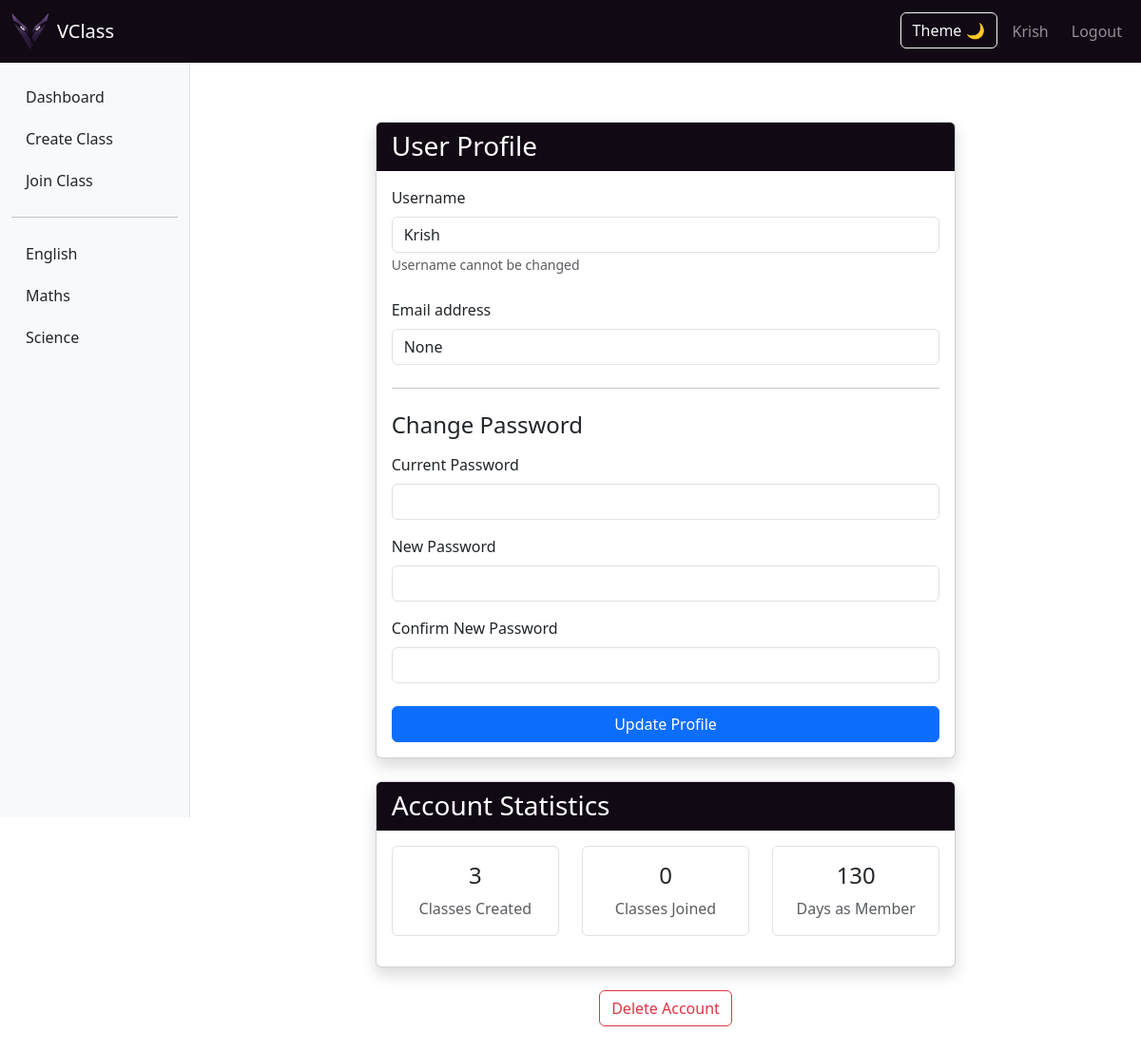
The app's page /profile (signed in) with its own data.
### app.py (models this page shows)
class User(db.Model):
    id = db.Column(db.Integer, primary_key=True)
    username = db.Column(db.String(80), unique=True, nullable=False)
    password = db.Column(db.String(200), nullable=False)
    mail=db.Column(db.String(100), unique=True, nullable=True)
    created_at = db.Column(db.DateTime, default=datetime.utcnow)

class Class(db.Model):
    id = db.Column(db.Integer, primary_key=True)
    title = db.Column(db.String(100), nullable=False)
    code = db.Column(db.String(10), nullable=False, unique=True)
    creator_id = db.Column(db.Integer, db.ForeignKey('user.id'), nullable=False)

### app.py (the view)
@app.route('/profile')
def profile():
    if 'user_id' not in session:
        return redirect(url_for('login'))
    user_id = session['user_id']
    user = User.query.get_or_404(user_id)
    classes_created = Class.query.filter_by(creator_id=user_id).count()
    join_enrollments = ClassEnrollment.query.filter_by(user_id=user_id, is_teacher=False).all()
    classes_joined = len(join_enrollments)
    account_age_days = (datetime.utcnow() - user.created_at).days
    return render_template('profile.html',
                          user=user,
                          classes_created=classes_created,
                          classes_joined=classes_joined,
                          account_age_days=account_age_days)

### app.py (called while the page is built)
@app.context_processor
def utility_processor():
    def get_user_classes():
        if 'user_id' in session:
            user_id = session['user_id']
            enrollments = ClassEnrollment.query.filter_by(user_id=user_id).all()
            class_data = []
            for enrollment in enrollments:
                class_obj = Class.query.get(enrollment.class_id)
                if class_obj:
                    class_obj.is_teacher = enrollment.is_teacher
                    class_data.append(class_obj)
            return class_data
        return []
    return {'get_user_classes': get_user_classes}

### templates/profile.html (shortened to what this page needs)
{% extends "base.html" %}
{% block content %}
<div class="container py-5">
    <div class="row">
        <div class="col-lg-8 mx-auto">
            <div class="card shadow">
                <div class="card-header bg-primary text-white">
                    <h3 class="mb-0">User Profile</h3>
                </div>
                <div class="card-body">
                    <form method="POST" action="{{ url_for('update_profile') }}">
                        <div class="mb-4">
                            <label for="username" class="form-label">Username</label>
                            <input type="text" class="form-control" id="username" name="username" value="{{ user.username }}" readonly>
                            <small class="form-text text-muted">Username cannot be changed</small>
                        </div>
                        <div class="mb-4">
                            <label for="email" class="form-label">Email address</label>
                            <input type="email" class="form-control" id="email" name="email" value="{{ user.mail }}">
                        </div>
                        <hr class="my-4">
                        <h4 class="mb-3">Change Password</h4>
                        <div class="mb-3">
                            <label for="current_password" class="form-label">Current Password</label>
                            <input type="password" class="form-control" id="current_password" name="current_password">
                        </div>
                        <div class="mb-3">
                            <label for="new_password" class="form-label">New Password</label>
                            <input type="password" class="form-control" id="new_password" name="new_password">
                        </div>
                        <div class="mb-4">
                            <label for="confirm_password" class="form-label">Confirm New Password</label>
                            <input type="password" class="form-control" id="confirm_password" name="confirm_password">
                        </div>
                        <div class="d-grid gap-2">
                            <button type="submit" class="btn btn-primary">Update Profile</button>
                        </div>
                    </form>
                </div>
            </div>
            <div class="card shadow mt-4">
                <div class="card-header bg-primary text-white">
                    <h3 class="mb-0">Account Statistics</h3>
                </div>
                <div class="card-body">
                    <div class="row text-center">
                        <div class="col-md-4 mb-3">
                            <div class="p-3 border rounded">
                                <h4>{{ classes_created }}</h4>
                                <p class="text-muted mb-0">Classes Created</p>
                            </div>
                        </div>
                        <div class="col-md-4 mb-3">
                            <div class="p-3 border rounded">
                                <h4>{{ classes_joined }}</h4>
                                <p class="text-muted mb-0">Classes Joined</p>
                            </div>
                        </div>
                        <div class="col-md-4 mb-3">
                            <div class="p-3 border rounded">
                                <h4>{{ account_age_days }}</h4>
                                <p class="text-muted mb-0">Days as Member</p>
                            </div>
                        </div>
                    </div>
                </div>
            </div>
            <div class="text-center mt-4">
                <button type="button" class="btn btn-outline-danger" data-bs-toggle="modal" data-bs-target="#deleteAccountModal">
                    Delete Account
                </button>
            </div>
        </div>
    </div>
</div>
{% endblock %}

### templates/base.html (shortened to what this page needs)
<!DOCTYPE html>
<html lang="en">
<head>
    <link href="https://cdn.jsdelivr.net/npm/bootstrap@5.3.0-alpha1/dist/css/bootstrap.min.css" rel="stylesheet">
</head>
<body>
    <nav class="navbar navbar-expand-lg navbar-dark bg-primary fixed-top" style="background-color: #110914;">
        <div class="container-fluid">
            <a class="navbar-brand d-flex align-items-center" href="{{ url_for('dashboard') if 'user_id' in session else url_for('index') }}">
                <img class="m-header__image m-header__image--pc me-2"
                     src="{{ url_for('static', filename='images/final.png') }}"
                     alt="VClass" style="height: 40px;">
                <span class="navbar-title">VClass</span>
            </a>
            <div class="collapse navbar-collapse" id="navbarNav">
                <ul class="navbar-nav ms-auto">
                    {% if 'user_id' in session %}
                    <li class="nav-item">
                        <button id="darkModeToggle" class="btn btn-outline-light ms-2">Theme 🌙</button>
                    </li>
                        <li class="nav-item">
                            <a class="btn btn-outline-light ms-2 nav-link" href="{{url_for('profile')}}">{{ session['username'] }}</a>
                        </li>
                        <li class="nav-item">
                            <a class="btn btn-outline-light ms-2 nav-link" href="{{ url_for('logout') }}">Logout</a>
                        </li>
                    {% endif %}
                </ul>
            </div>
        </div>
    </nav>
    {% if 'user_id' in session %}
        <div class="container-fluid">
            <div class="row">
                <div class="col-md-3 col-lg-2 d-md-block sidebar collapse">
                    <div class="position-sticky">
                        <ul class="nav flex-column">
                            <li class="nav-item">
                                <a class="nav-link" href="{{ url_for('dashboard') }}">Dashboard</a>
                            </li>
                            <li class="nav-item">
                                <a class="nav-link" href="{{ url_for('create_class') }}">Create Class</a>
                            </li>
                            <li class="nav-item">
                                <a class="nav-link" href="{{ url_for('join_class') }}">Join Class</a>
                            </li>
                            <li class="nav-item">
                                <hr>
                            </li>
                            {% set user_classes = get_user_classes() %}
                            {% if user_classes %}
                                {% for class in user_classes %}
                                    <li class="nav-item">
                                        <a class="nav-link" href="{{ url_for('view_class', class_id=class.id) }}">
                                            {{ class.title }}
                                        </a>
                                    </li>
                                {% endfor %}
                            {% endif %}
                        </ul>
                    </div>
                </div>
                <main class="col-md-9 ms-sm-auto col-lg-10 px-md-4 main-content">
                    {% block content %}{% endblock %}
                </main>
            </div>
        </div>
    {% endif %}
</body>
</html>

### templates/base.html (style rules this page uses)
:root { --bg-color: #ffffff; --text-color: #212529; --sidebar-bg: #f8f9fa; --sidebar-border: #dee2e6; --sidebar-hover: #e9ecef; }
body { padding-top: 60px; background-color: var(--bg-color); color: var(--text-color); transition: background-color 0.3s ease, color 0.3s ease; }
.sidebar { height: 100vh; position: fixed; top: 60px; left: 0; padding-top: 20px; background-color: var(--sidebar-bg); border-right: 1px solid var(--sidebar-border); overflow-y: auto; }
.sidebar a { padding: 10px 15px; text-decoration: none; display: block; color: var(--text-color); }
body { padding-top: 60px; }
.bg-primary { background-color: #110914 !important; }
.sidebar { height: 100vh; position: fixed; top: 60px; left: 0; padding-top: 20px; background-color: #f8f9fa; border-right: 1px solid #dee2e6; overflow-y: auto; }
.sidebar a { padding: 10px 15px; text-decoration: none; display: block; color: #212529; }
.main-content { margin-left: 250px; padding: 20px; }

### records on screen
User: username "Krish", email "None"
Class: title "English"
Class: title "Maths"
Class: title "Science"

### other values on screen
{{ classes_created }} "3"
{{ classes_joined }} "0"
